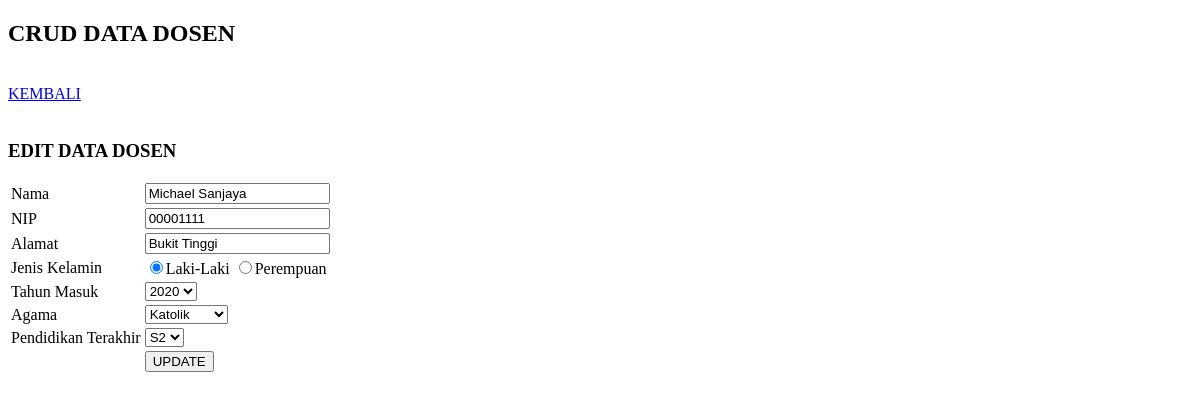
The page /editdsn.php?id=1 on the database as committed earlier.
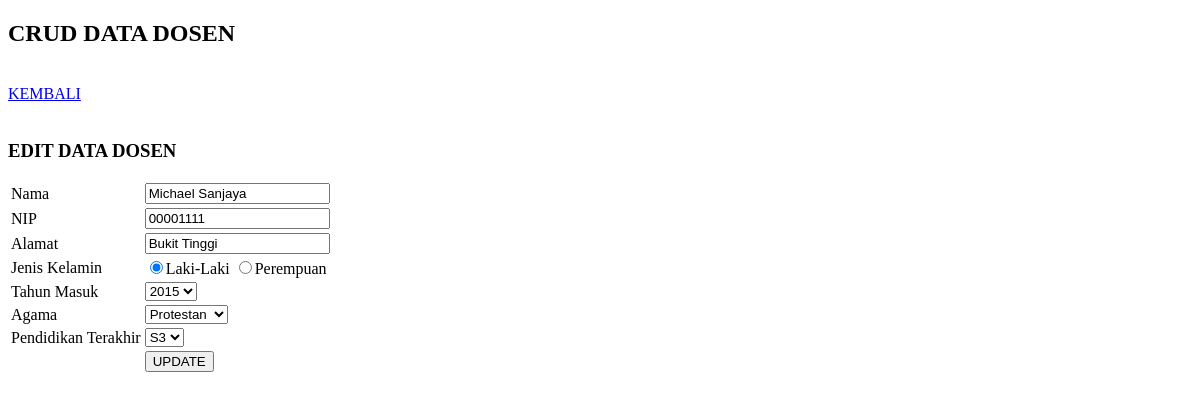
The same page on the database as committed later.
### tables this page shows
CREATE TABLE `dosen` (
  `id` int(4) NOT NULL,
  `namadsn` varchar(50) NOT NULL,
  `nip` varchar(20) NOT NULL,
  `alamatdsn` text NOT NULL,
  `jk` enum('Laki-Laki','Perempuan') NOT NULL,
  `thn_masuk` year(4) NOT NULL,
  `agama` enum('Islam','Protestan','Katolik','Hindu','Buddha','Konghucu','Atheis') NOT NULL,
  `pend_akhir` enum('S1','S2','S3') NOT NULL
);

### editdsn.php (the view, shortened to what this page needs)
<?php
include 'koneksi.php';
$id         = $_GET['id'];
$datadsn    = mysqli_query($koneksi, "SELECT * FROM dosen WHERE id='$id'");
$dsn        = mysqli_fetch_array($datadsn);
$pend_akhir = array('S1','S2','S3');
$agama      = array('Islam','Protestan','Katolik','Hindu','Buddha','Konghucu','Atheis');
function active_radio_button($value,$input){
    $result =  $value==$input?'checked':'';
    return $result;
}
?>
<!DOCTYPE html>
<html>
    <head>
    </head>
    <body>
        <h2>CRUD DATA DOSEN</h2>
        <br/>
        <a href="index.php">KEMBALI</a>
        <br/>
        <br/>
        <h3>EDIT DATA DOSEN</h3>
        <form method="post" action="updatedsn.php">
            <table>
                    <tr>
                    <td>Nama</td>
                    <td>
                        <input type="text" name="namadsn" value="<?php echo $dsn['namadsn']; ?>" required>
                    </td>
                </tr>
                <tr>
                    <td>NIP</td>
                    <td><input type="number" name="nip" value="<?php echo $dsn['nip']; ?>" required></td>
                </tr>
                    <tr>
                    <td>Alamat</td>
                    <td><input type="text" name="alamatdsn" value="<?php echo $dsn['alamatdsn']; ?>" required></td>
                </tr>
                <tr>
                    <td>Jenis Kelamin</td>
                    <td>
                    <input type="radio" name="jk" value="Laki-Laki" <?php echo active_radio_button("Laki-Laki", $dsn['jk'])?>>Laki-Laki
                    <input type="radio" name="jk" value="Perempuan" <?php echo active_radio_button("Perempuan", $dsn['jk'])?>>Perempuan
                    </td>
                </tr>
                <tr>
                    <td>Tahun Masuk</td>
                    <td><select name="thn_masuk" size="1" id="thn_masuk" value="<?php echo $dsn['thn_masuk']; ?>" required>
                    <?php
                        for ($i=1960;$i<=2022;$i++)
                             {
                               echo '<option value=' . $i . ($dsn['thn_masuk']==$i?' selected':'') . '>' . $i . '</option>';
                             }
                        ?>
                    </td>
                </tr>
                <tr>
                <td>Agama</td>
                <td>
                    <select name="agama" value="<?php echo $dsn['agama']; ?>"required>
                        <?php
                            foreach ($agama as $religion){
                                echo "<option value='$religion' ";
                                echo $dsn['agama']==$religion?'selected="selected"':'';
                                echo ">$religion</option>";
                            }
                        ?>
                    </select>
                </td>
                </tr>
                <tr>
                    <td>Pendidikan Terakhir</td>
                    <td>
                        <select name="pend_akhir" value="<?php echo $dsn['pend_akhir']; ?>"required>
                            <?php
                            foreach ($pend_akhir as $s1s2s3){
                                echo "<option value='$s1s2s3' ";
                                echo $dsn['pend_akhir']==$s1s2s3?'selected="selected"':'';
                                echo ">$s1s2s3</option>";
                            }
                        ?>
                        </select>
                    </td>
                </tr>
                <tr>
                    <td></td>
                    <td><input type="submit" value="UPDATE"></td>
                </tr>
            </table>
        </form>
    </body>
</html>

Rows that differ between the two databases and show on the page:
changed dosen "Michael Sanjaya": thn_masuk "2020" → "2015"; agama "Katolik" → "Protestan"; pend_akhir "S2" → "S3"
